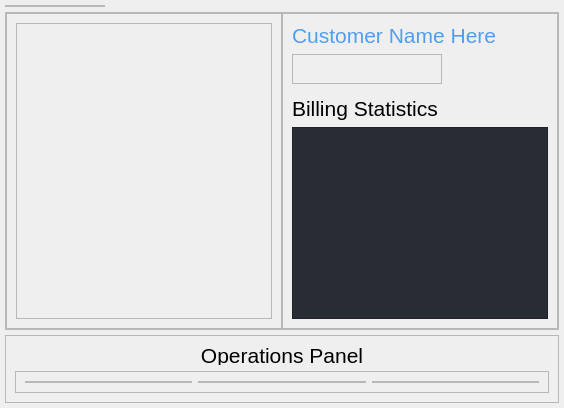
     <widget class="QWidget" name="page_4">
      <property name="styleSheet">
       <string notr="true">QFrame {
	  font-size: 16pt;
       }</string>
      </property>
      <layout class="QVBoxLayout" name="page_3_layout">
       <property name="spacing">
        <number>5</number>
       </property>
       <property name="leftMargin">
        <number>5</number>
       </property>
       <property name="topMargin">
        <number>5</number>
       </property>
       <property name="rightMargin">
        <number>5</number>
       </property>
       <property name="bottomMargin">
        <number>5</number>
       </property>
       <item>
        <widget class="QFrame" name="frame_cstmr_back">
         <property name="maximumSize">
          <size>
           <width>100</width>
           <height>35</height>
          </size>
         </property>
         <property name="frameShape">
          <enum>QFrame::StyledPanel</enum>
         </property>
         <property name="frameShadow">
          <enum>QFrame::Raised</enum>
         </property>
         <layout class="QVBoxLayout" name="layout_frame_cstmr_back">
          <property name="spacing">
           <number>0</number>
          </property>
          <property name="leftMargin">
           <number>0</number>
          </property>
          <property name="topMargin">
           <number>0</number>
          </property>
          <property name="rightMargin">
           <number>0</number>
          </property>
          <property name="bottomMargin">
           <number>0</number>
          </property>
         </layout>
        </widget>
       </item>
       <item>
        <widget class="QFrame" name="frame_7">
         <property name="frameShape">
          <enum>QFrame::StyledPanel</enum>
         </property>
         <property name="frameShadow">
          <enum>QFrame::Raised</enum>
         </property>
         <layout class="QHBoxLayout" name="horizontalLayout" stretch="1,2">
          <property name="spacing">
           <number>0</number>
          </property>
          <property name="leftMargin">
           <number>0</number>
          </property>
          <property name="topMargin">
           <number>0</number>
          </property>
          <property name="rightMargin">
           <number>0</number>
          </property>
          <property name="bottomMargin">
           <number>0</number>
          </property>
          <item>
           <widget class="QFrame" name="frame_9">
            <property name="frameShape">
             <enum>QFrame::StyledPanel</enum>
            </property>
            <property name="frameShadow">
             <enum>QFrame::Raised</enum>
            </property>
            <layout class="QVBoxLayout" name="verticalLayout_4">
             <item>
              <widget class="QFrame" name="frame_icon_template">
               <property name="minimumSize">
                <size>
                 <width>256</width>
                 <height>256</height>
                </size>
               </property>
               <property name="frameShape">
                <enum>QFrame::StyledPanel</enum>
               </property>
               <property name="frameShadow">
                <enum>QFrame::Raised</enum>
               </property>
               <layout class="QVBoxLayout" name="layout_icon_template"/>
              </widget>
             </item>
            </layout>
           </widget>
          </item>
          <item>
           <widget class="QFrame" name="frame_10">
            <property name="maximumSize">
             <size>
              <width>16777215</width>
              <height>16777215</height>
             </size>
            </property>
            <property name="frameShape">
             <enum>QFrame::StyledPanel</enum>
            </property>
            <property name="frameShadow">
             <enum>QFrame::Raised</enum>
            </property>
            <layout class="QVBoxLayout" name="verticalLayout_5">
             <item>
              <widget class="QLabel" name="label_5">
               <property name="styleSheet">
                <string notr="true">font: 30pt &quot;Ubuntu&quot;;
color: rgb(79, 159, 238);</string>
               </property>
               <property name="text">
                <string>Customer Name Here</string>
               </property>
              </widget>
             </item>
             <item>
              <widget class="QFrame" name="frame_view_edit_profile">
               <property name="minimumSize">
                <size>
                 <width>0</width>
                 <height>30</height>
                </size>
               </property>
               <property name="maximumSize">
                <size>
                 <width>150</width>
                 <height>30</height>
                </size>
               </property>
               <property name="frameShape">
                <enum>QFrame::StyledPanel</enum>
               </property>
               <property name="frameShadow">
                <enum>QFrame::Raised</enum>
               </property>
               <layout class="QVBoxLayout" name="layout_frame_view_edit_profile">
                <property name="spacing">
                 <number>0</number>
                </property>
                <property name="leftMargin">
                 <number>0</number>
                </property>
                <property name="topMargin">
                 <number>0</number>
                </property>
                <property name="rightMargin">
                 <number>0</number>
                </property>
                <property name="bottomMargin">
                 <number>0</number>
                </property>
               </layout>
              </widget>
             </item>
             <item>
              <widget class="QFrame" name="frame_14">
               <property name="frameShape">
                <enum>QFrame::StyledPanel</enum>
               </property>
               <property name="frameShadow">
                <enum>QFrame::Raised</enum>
               </property>
              </widget>
             </item>
             <item>
              <widget class="QLabel" name="label_6">
               <property name="text">
                <string>Billing Statistics</string>
               </property>
              </widget>
             </item>
             <item>
              <widget class="QTextBrowser" name="billing_text_browser">
               <property name="sizePolicy">
                <sizepolicy hsizetype="Preferred" vsizetype="Preferred">
                 <horstretch>0</horstretch>
                 <verstretch>0</verstretch>
                </sizepolicy>
               </property>
               <property name="styleSheet">
                <string notr="true">background-color: rgb(40, 44, 52);</string>
               </property>
              </widget>
             </item>
            </layout>
           </widget>
          </item>
         </layout>
        </widget>
       </item>
       <item>
        <widget class="QFrame" name="frame_8">
         <property name="frameShape">
          <enum>QFrame::StyledPanel</enum>
         </property>
         <property name="frameShadow">
          <enum>QFrame::Raised</enum>
         </property>
         <layout class="QVBoxLayout" name="verticalLayout_7" stretch="0,0">
          <item>
           <widget class="QLabel" name="label_8">
            <property name="maximumSize">
             <size>
              <width>16777215</width>
              <height>20</height>
             </size>
            </property>
            <property name="text">
             <string>Operations Panel</string>
            </property>
            <property name="alignment">
             <set>Qt::AlignCenter</set>
            </property>
           </widget>
          </item>
          <item>
           <widget class="QFrame" name="frame_12">
            <property name="frameShape">
             <enum>QFrame::StyledPanel</enum>
            </property>
            <property name="frameShadow">
             <enum>QFrame::Raised</enum>
            </property>
            <layout class="QHBoxLayout" name="horizontalLayout_3">
             <item>
              <widget class="QFrame" name="frame_btn_export_customer">
               <property name="frameShape">
                <enum>QFrame::StyledPanel</enum>
               </property>
               <property name="frameShadow">
                <enum>QFrame::Raised</enum>
               </property>
               <layout class="QVBoxLayout" name="layout_frame_export_customer">
                <property name="spacing">
                 <number>0</number>
                </property>
                <property name="leftMargin">
                 <number>0</number>
                </property>
                <property name="topMargin">
                 <number>0</number>
                </property>
                <property name="rightMargin">
                 <number>0</number>
                </property>
                <property name="bottomMargin">
                 <number>0</number>
                </property>
               </layout>
              </widget>
             </item>
             <item>
              <widget class="QFrame" name="frame_btn_cstmr_plot">
               <property name="frameShape">
                <enum>QFrame::StyledPanel</enum>
               </property>
               <property name="frameShadow">
                <enum>QFrame::Raised</enum>
               </property>
               <layout class="QVBoxLayout" name="layout_frame_btn_cstmr_plot">
                <property name="spacing">
                 <number>0</number>
                </property>
                <property name="leftMargin">
                 <number>0</number>
                </property>
                <property name="topMargin">
                 <number>0</number>
                </property>
                <property name="rightMargin">
                 <number>0</number>
                </property>
                <property name="bottomMargin">
                 <number>0</number>
                </property>
               </layout>
              </widget>
             </item>
             <item>
              <widget class="QFrame" name="frame_btn_toggle_contract">
               <property name="frameShape">
                <enum>QFrame::StyledPanel</enum>
               </property>
               <property name="frameShadow">
                <enum>QFrame::Raised</enum>
               </property>
               <layout class="QVBoxLayout" name="layout_frame_btn_toggle_contract">
                <property name="spacing">
                 <number>0</number>
                </property>
                <property name="leftMargin">
                 <number>0</number>
                </property>
                <property name="topMargin">
                 <number>0</number>
                </property>
                <property name="rightMargin">
                 <number>0</number>
                </property>
                <property name="bottomMargin">
                 <number>0</number>
                </property>
               </layout>
              </widget>
             </item>
            </layout>
           </widget>
          </item>
         </layout>
        </widget>
       </item>
      </layout>
     </widget>
